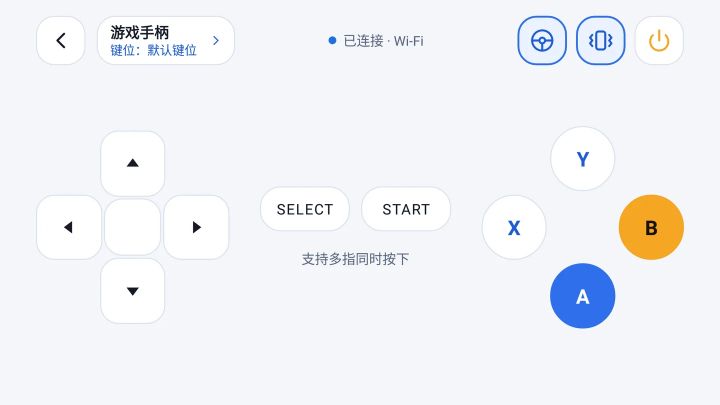
#> input picture website/assets/screens/gamepad-light.webp, 1440 x 810 px, given in place of main-dark.png, which was not available (shown at 1/2 size)
$ python export_device_shots.py ../website/assets/screens/gamepad-light.webp out.png
#> lines starting #> are read from the running program, lines starting #| are printed output that depends on the picture
"""Turn raw device screenshots into the website's phone images.

Run: python -I design/export_device_shots.py <raw_dir> website/assets/screens
English: use website/assets/screens/en as the output directory.
Use --status-bar <pixels> for a different status bar height. If the remote
fits in one screen, pass --single-screen-remote to skip stitching.

<raw_dir> holds `adb exec-out screencap -p` PNGs from a 1080x1920 phone, one set
per theme (switch it in 设置 → 外观), named <page>-<dark|light>.png for
main, gamepadscheme, keyedit, ppt, tvnumpad, tvvoice, gamepad, plus
tvremote-<theme>.png and tvremote-<theme>-bottom.png (the remote scrolled to
its end; the two are stitched). The status bar is cropped and the landscape
gamepad, which screencap returns sideways, is rotated upright.
"""
import argparse
import os
from PIL import Image, ImageChops

parser = argparse.ArgumentParser(description=__doc__)
parser.add_argument('src')
parser.add_argument('dst')
parser.add_argument('--status-bar', type=int, default=60)
parser.add_argument('--single-screen-remote', action='store_true')
args = parser.parse_args()
src, dst = args.src, args.dst
os.makedirs(dst, exist_ok=True)
BAR = args.status_bar  # status bar height on the device
PHONE_W = 720     # output width for portrait shots


def load(name):
#> called with name = 'main-dark'
    return Image.open(os.path.join(src, name + '.png')).convert('RGB')
#> returned value is the input picture: PIL image 1440x810 RGB; mean R, G, B 240.7, 242.6, 246.6


def find_offset(top, bottom, band=200):
    """Scroll distance between two shots of the same page: find d where bottom[y] == top[y + d]."""
    w, h = top.size
    y0 = 700  # a band from the scrolled shot, well below the status bar
    probe = bottom.crop((0, y0, w, y0 + band))
    best = None
    for d in range(1, h - y0 - band):
        cand = top.crop((0, y0 + d, w, y0 + d + band))
        diff = ImageChops.difference(probe, cand).getbbox()
        if diff is None:
            return d
        s = sum(ImageChops.difference(probe, cand).convert('L').histogram()[8:])
        if best is None or s < best[0]:
            best = (s, d)
    return best[1]


def stitch(top, bottom):
    d = find_offset(top, bottom)
    w, h = top.size
    # page content: top shot from BAR to h, then the part of bottom that was below the top shot
    out = Image.new('RGB', (w, h + d - BAR))
    out.paste(top.crop((0, BAR, w, h)), (0, 0))
    extra = bottom.crop((0, h - d, w, h))
    out.paste(extra, (0, h - BAR))
    print('  stitched offset', d)
    return out


def save(im, name, width):
#> called with name = 'main', width = 720
    if im.width != width:
        im = im.resize((width, round(im.height * width / im.width)), Image.LANCZOS)
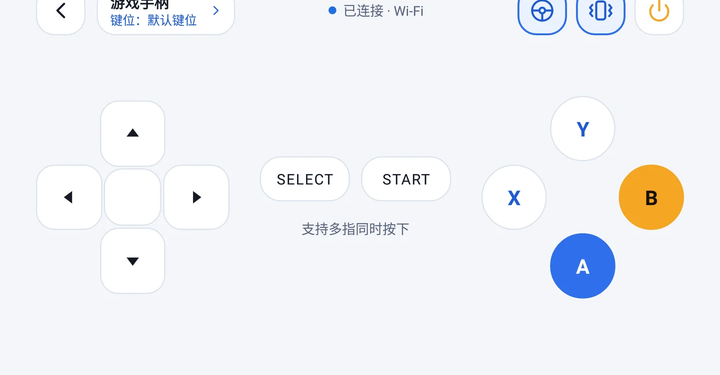
#> im: PIL image 720x375 RGB; mean R, G, B 240.6, 242.5, 246.3
    p = os.path.join(dst, name + '.webp')
    im.save(p, 'WEBP', quality=86, method=6)
    print(name, im.size, os.path.getsize(p) // 1024, 'KB')
#| main (720, 375) 10 KB


for theme, suffix in (('dark', ''), ('light', '-light')):
    for page in ('main', 'gamepadscheme', 'keyedit', 'ppt', 'tvnumpad', 'tvvoice'):
#> (the run stopped early here; a loop or call above may not have finished)

$ run again, on website/assets/screens/keyedit-light.webp
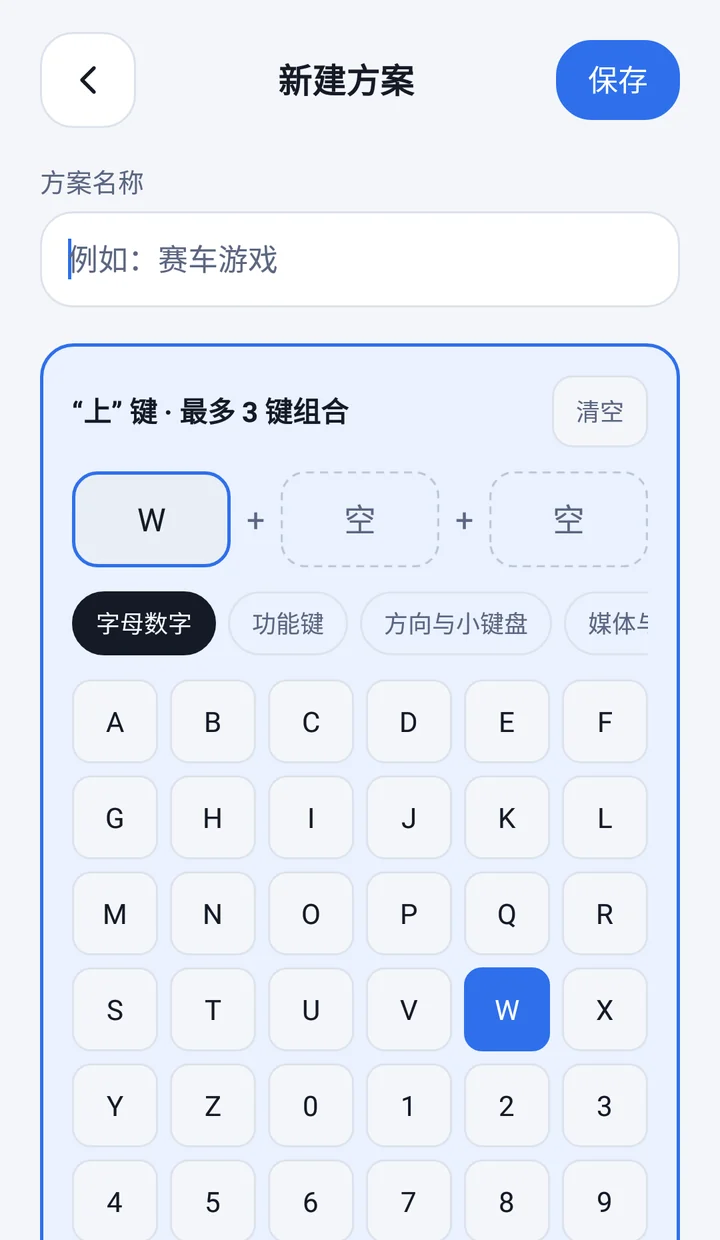
#> input picture website/assets/screens/keyedit-light.webp, 720 x 1240 px, given in place of main-dark.png, which was not available
#> in load, returned value is the input picture: PIL image 720x1240 RGB; mean R, G, B 230.3, 235.8, 245.7
#> in save, `im.save(p, 'WEBP', quality=86, method=6)`:
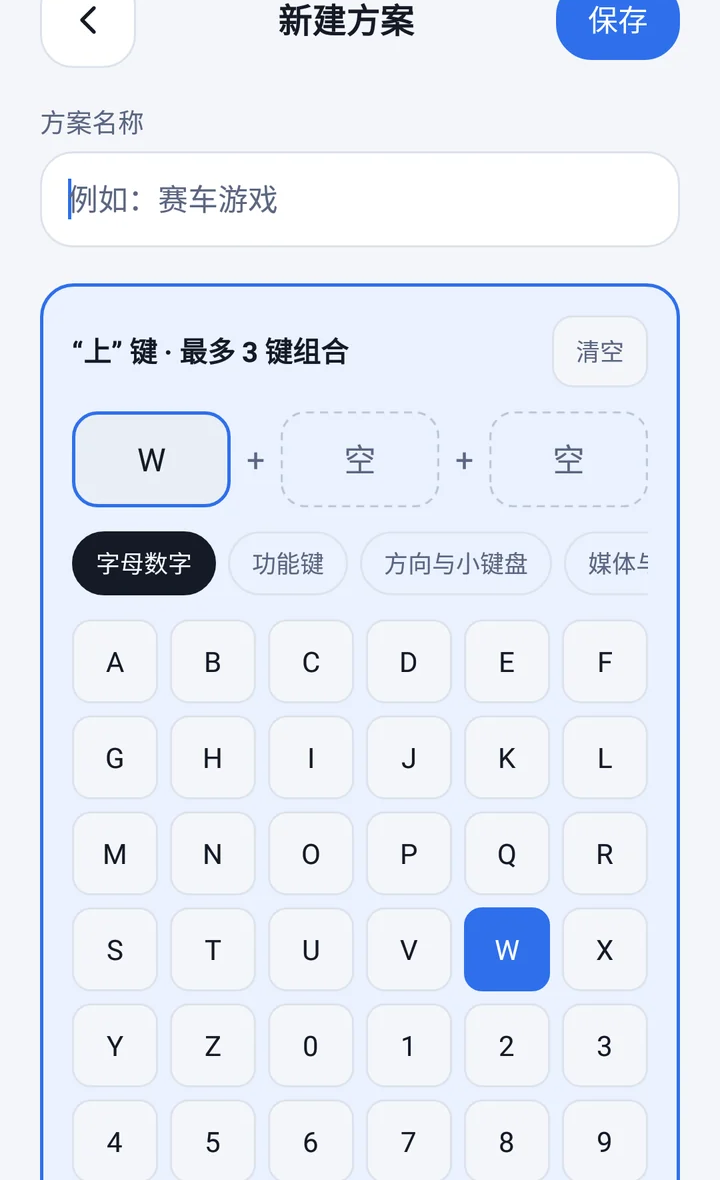
#> saved as main.webp: PIL image 720x1180 RGB; mean R, G, B 230, 235.6, 245.6
#| main (720, 1180) 31 KB
